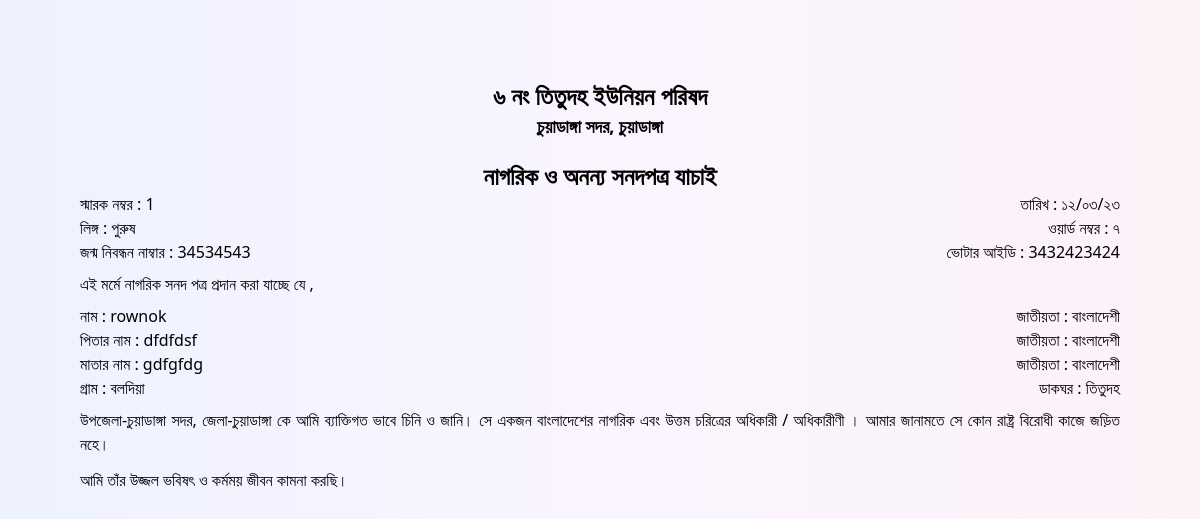
Screenshot of /sonodreport.php?id=1 with the database file from the repository.
### tables this page shows
CREATE TABLE `nagorik` (
  `id` int(11) NOT NULL,
  `sarok` varchar(255) NOT NULL,
  `name` varchar(255) NOT NULL,
  `fathername` varchar(255) NOT NULL,
  `mothername` varchar(255) NOT NULL,
  `husband` varchar(255) NOT NULL,
  `gram` varchar(255) NOT NULL,
  `word` varchar(255) NOT NULL,
  `birthno` varchar(255) NOT NULL,
  `voterid` varchar(255) NOT NULL,
  `mobileno` varchar(255) NOT NULL,
  `gender` varchar(255) NOT NULL,
  `dakghor` varchar(255) NOT NULL
);

### sonodreport.php (the view, shortened to what this page needs)
<?php
include '_dbconnect.php';
if (isset($_REQUEST['id'])) {
    $rid = $_REQUEST['id'];
    $query = "SELECT * FROM `nagorik` WHERE sarok=$rid";
    $poriciti = mysqli_query($con, $query);
    $result = mysqli_fetch_array($poriciti);
}
?>
<!DOCTYPE html>
<html lang="en" dir="ltr">
<head>
    <script src="https://cdn.tailwindcss.com"></script>
</head>
<body class='bg-gradient-to-r from-indigo-50 via-purple-50 to-pink-50 z-40 mb-10'>
    <div class='px-20 py-20 relative'>
        <p class="text-2xl text-center font-semibold">৬ নং তিতুদহ ইউনিয়ন পরিষদ </p>
        <p class="text-lg text-center font-semibold mb-5">চুয়াডাঙ্গা সদর, চুয়াডাঙ্গা</p>
        <p class="text-2xl text-center font-semibold">নাগরিক ও অনন্য সনদপত্র যাচাই</p>
        <?php
        $rid = $result['sarok'];
        $name = $result['name'];
        $fathername = $result['fathername'];
        $mothername = $result['mothername'];
        $gram = $result['gram'];
        $word = $result['word'];
        $birthno = $result['birthno'];
        $gender = $result['gender'];
        $dakghor = $result['dakghor'];
        $voterid = $result['voterid'];
        ?>
        <div class="flex justify-between items-center">
            <p class=''>স্মারক নম্বর : <span><?= $rid ?></span></p>
            <p class=''>তারিখ : ১২/০৩/২৩</p>
        </div>
        <div class="flex justify-between items-start">
            <p>লিঙ্গ : <span><?= $gender ?></span> </p>
            <p class=''>ওয়ার্ড নম্বর : <span><?= $word ?></span></p>
        </div>
        <div class="flex justify-between items-start">
            <p>জন্ম নিবন্ধন নাম্বার : <span><?= $birthno ?></span> </p>
            <p>ভোটার আইডি : <span><?= $voterid ?></span> </p>
        </div>
        <p class="my-2">এই মর্মে নাগরিক সনদ পত্র প্রদান করা যাচ্ছে যে ,</p>
        <div class="flex justify-between items-start">
            <p>নাম : <span><?= $name ?></span> </p>
            <p>জাতীয়তা : বাংলাদেশী </p>
        </div>
        <div class="flex justify-between items-start">
            <p>পিতার নাম : <span><?= $fathername ?></span> </p>
            <p>জাতীয়তা : বাংলাদেশী </p>
        </div>
        <div class="flex justify-between items-start">
            <p>মাতার নাম : <span><?= $mothername ?></span> </p>
            <p>জাতীয়তা : বাংলাদেশী </p>
        </div>
        <div class="flex justify-between items-start">
            <p>গ্রাম : <span><?= $gram ?></span> </p>
            <p>ডাকঘর : <span><?= $dakghor ?></span></p>
        </div>
        <p class="text-justify my-2">উপজেলা-চুয়াডাঙ্গা সদর, জেলা-চুয়াডাঙ্গা কে আমি ব্যাক্তিগত ভাবে চিনি ও জানি। সে
            একজন বাংলাদেশের নাগরিক এবং উত্তম চরিত্রের অধিকারী / অধিকারীণী । আমার
            জানামতে সে কোন রাষ্ট্র বিরোধী কাজে জড়িত নহে।
        </p>
        <p class="my-3">আমি তাঁর উজ্জল ভবিষৎ ও কর্মময় জীবন কামনা করছি।</p>
    </div>
</body>
</html>

### rows the page displays
nagorik: sarok "1", gender "পুরুষ", word "৭", birthno "34534543", voterid "3432423424", name "rownok", fathername "dfdfdsf", mothername "gdfgfdg", gram "বলদিয়া", dakghor "তিতুদহ"
